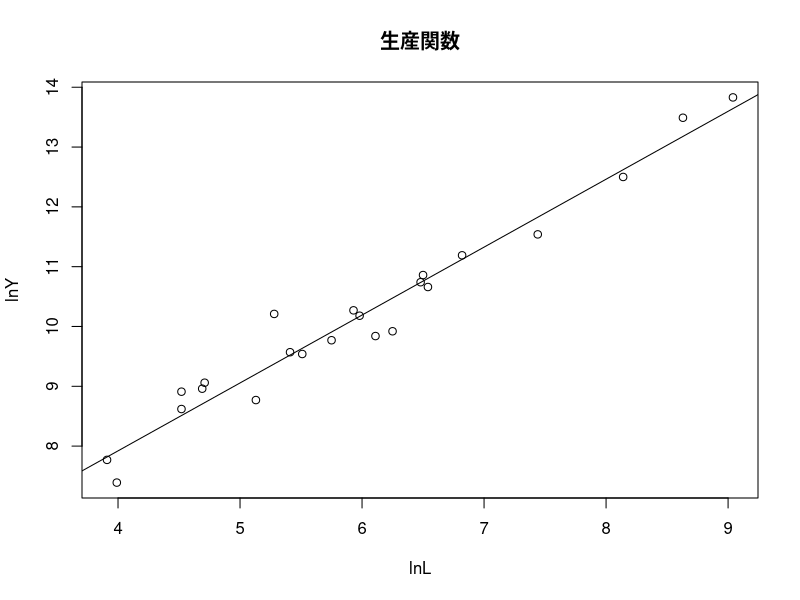

This figure's R source:
data1 <- read.table("ke0302.csv",header = TRUE, sep =",")
data1
plot(data1$lnL, data1$lnY,xlab="lnL",ylab="lnY",main="生産関数")
fm <- lm(lnY ~ lnL, data = data1)
abline(fm)
summary(fm)
